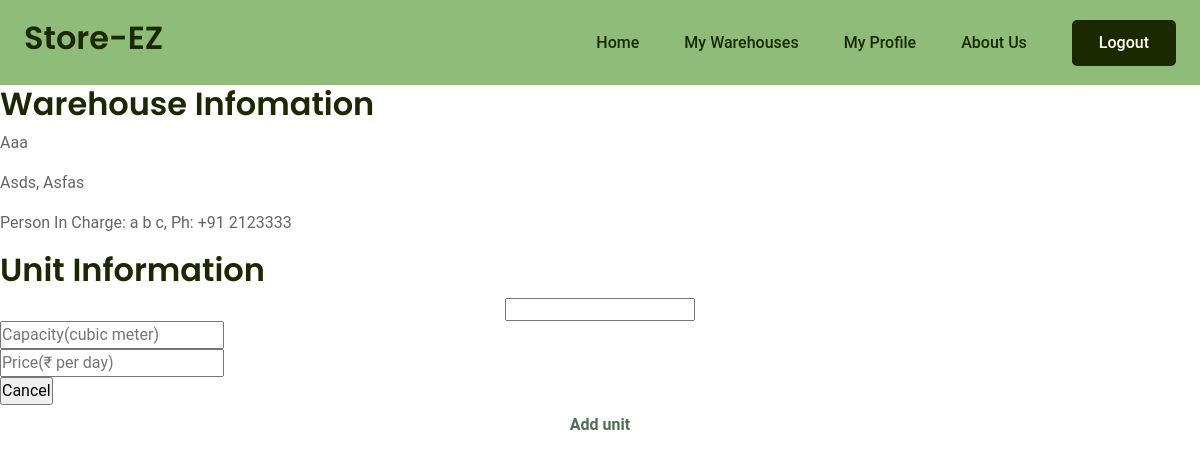
Page /warehouse/12/units/addunit (signed in) on the committed database.
### mainapp/models.py (models this page shows, shortened)
class Warehouse(models.Model):
    name = models.CharField(max_length=100)
    address = models.TextField()
    city = models.CharField(max_length=100)
    state = models.CharField(max_length=100)
    poc_name = models.CharField(max_length=100, null=True)
    poc_phone_no = models.DecimalField(max_digits=10, decimal_places=0)
    owner = models.ForeignKey(Warehouse_owner, on_delete=models.CASCADE)
    image = models.ImageField(default="images/default_warehouse_image.jpg",upload_to="images/warehouse/",blank=True,null=True)
    latitude = models.FloatField(default=23.1862737352)
    longitude = models.FloatField(default = 72.6283225558)

### Warehouse/views.py (the view, shortened to what this page needs)
# urls.py: path("warehouse/<int:id>/units/addunit", views.addunit, name='addunit'),
@login_required(login_url='login')
def addunit(request, id):
    warehouse = Warehouse.objects.get(id=id)
    context = {'id': id, 'warehouse':warehouse}
    return render(request, 'warehouse/add_units.html', context)

### Warehouse/templates/Warehouse/add_units.html (shortened to what this page needs)
{% extends 'base.html' %}
{% load static %}
{% block css %}
    <link rel="stylesheet" href="{% static 'Warehouse/css/addunits.css' %}"/>
{% endblock css%}
{% block content %}
<div class="page-content" style="flex-direction: column">
    <div class="form-v10-content">
        <form class="form-detail" id="myform" method="post"  >
            <div class="form-left">
                <h2>Warehouse Infomation</h2>
                <div class="form-row">
                    <P>{{warehouse.name|capfirst}}</P>
                    <P>{{warehouse.city|capfirst}}, {{warehouse.state|capfirst}}</P>
                </div>
                <div class="form-row">
                    <P>Person In Charge: {{warehouse.poc_name}}, Ph: +91 {{warehouse.poc_phone_no}}</P>
                </div>
            </div>
            <div class="form-right">
                <h2>Unit Information</h2>
                <div class="form-row" style="display:flex; justify-content:center; align-items: center;">
                    <select name="type" class="drpdwn" id="drpdwn" style="color:white; ">
                        <option value="Hot" style="color:black;">Standard</option>
                    </select>
                </div>
                <div class="form-row">
                    <input type="number" name="capacity" placeholder="Capacity(cubic meter)" min="1" step="1" required>
                </div>
                <div class="form-row">
                    <input type="number" placeholder="Price(₹ per day)" name="price" step=".01" min="0.01" required>
                </div>
                <div class="form-row-last">
                    <input onclick="location.href='{% url 'all_units' id %}'" type="submit" name="cancel" class="cancel" value="Cancel">
                    <button class="save-button">
                        Add unit
                      </button>
                </div>
            </div>
        </form>
    </div>
</div>
{% endblock %}

### static/css/base.css (style rules this page uses)
* { margin:0; padding:0; box-sizing:border-box; }

### staticfiles/Warehouse/css/addunits.css (style rules this page uses)
body { font-family:'Roboto'; display:flex; flex-direction:column; }
button { width:100%; height: 40px; display: block; background: none; font-size: 1em; font-weight: bold; outline: none; border: none; border-radius: 5px; transition: .2s ease-in; cursor: pointer; }
.save-button { background-color:#fff; color: #4F6F52; }

### rows in the picture
Warehouse: name "Aaa", city "Asds", state "Asfas", poc_name "a b c", poc_phone_no "2123333"
